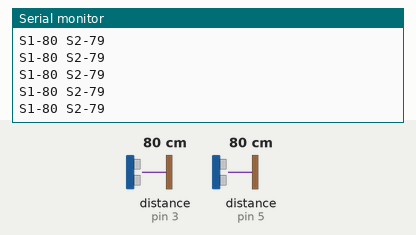
Simulated run of this sketch. Board: Arduino Uno, built with avr-gcc and run on an emulated ATmega328P. Parts: the last lines printed to the serial monitor. Wiring (inferred from the names in the program): ultrasonic range finder: trigger pin 2; echo pin 3; range finder with pulse-width output: data pin 5. Inputs (shaded band) come from the test bench; at power-on: distance to the obstacle (sensors on pin 3, pin 5) 80 cm. The echo pulse lasts 58.3 µs per cm.

Above: at 1.2 s.
1.3 s: distance to the obstacle (sensor on pin 3) set to 2 cm
At 1.7 s:
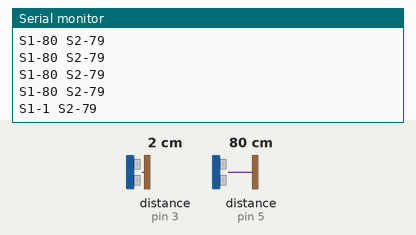
2.8 s: distance to the obstacle (sensor on pin 5) set to 2 cm
At 2.92 s:
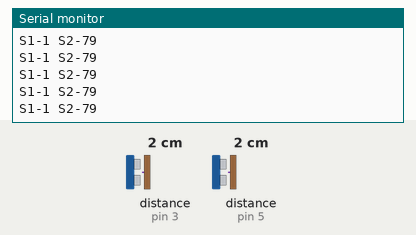
4.3 s: distance to the obstacle (sensor on pin 3) set to 4 cm
At 4.39 s:
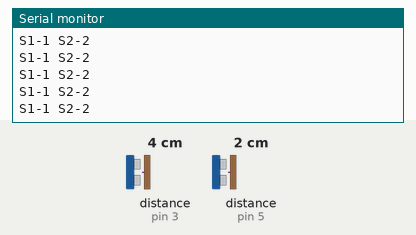
5.8 s: distance to the obstacle (sensor on pin 5) set to 4 cm
At 5.86 s:
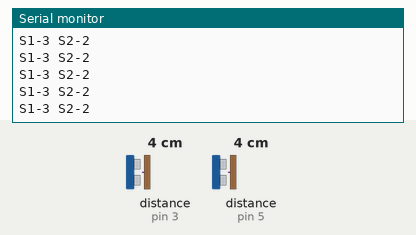
Timing chart, 0 to 8.3 s (numbered marks = the images above; inputs shaded):
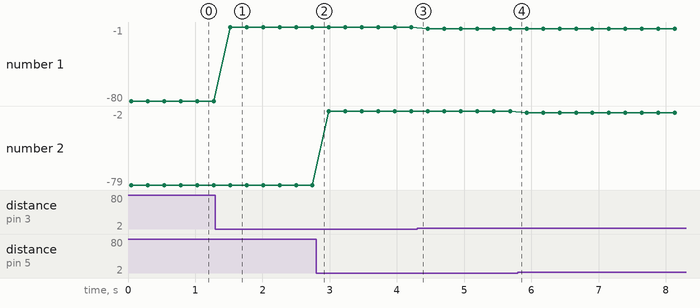

Measured:
- after the input at 1.3 s, the serial monitor: prints a new line after 0.22 s (image 1)
- plotted number 1: -80 → -1 after the input at 1.3 s, -1 → -3 after the input at 4.3 s
- plotted number 2: -79 → -2 after the input at 2.8 s, -2 → -4 after the input at 5.8 s

The sketch:

max_sonar.ino
```cpp
/*
Test code for the Arduino control device
The pwPin's may change depending on the Arduino hardware, and the pins being utilized.
Written by Tom Bonar for testing
Sensors being used for this code are the XL-MaxSonar Sensors from MaxBotix
*/
const int pwPin1 = 3;
const int pwPin2 = 5;
int triggerPin1 = 2;
long sensor1, sensor2, d1, d2;

void setup () {
  Serial.begin(9600);
  pinMode(pwPin1, INPUT);
  pinMode(pwPin2, INPUT);
  pinMode(triggerPin1, OUTPUT);
}

void read_sensor(){
  sensor1 = pulseIn(pwPin1, HIGH); //left sensor
  d1 = sensor1/58; //makes the reported range the distance in centimeters
  delay(10); //helped make the range readings more stable
  sensor2 = pulseIn(pwPin2, HIGH); //right sensor
  d2 = sensor2/58;
}

void start_sensor(){
  digitalWrite(triggerPin1,HIGH);
  delay(1);
  digitalWrite(triggerPin1,LOW);
}

//This section of code is if you want to print the range readings to your computer too remove this from the code put /* before the code section and */ after the code
void printall(){
  Serial.print("S1");
  Serial.print("-");
  Serial.print(d1);
  Serial.print(" ");
  Serial.print("S2");
  Serial.print("-");
  Serial.print(d2);
  Serial.println();
}

void loop () {
  start_sensor();
  read_sensor();
  printall();
  /*if(d1 <=50 && d2<=50)
  {
    Serial.write('d');//turn right
  }
  else if(d1 <=50 && d2>=50)
  {
    Serial.write('a');//turn left
  }
  else if(d1 >=50 && d2<=50)
  {
    Serial.write('d');//turn right
  }
  else if(d1 >=50 && d2>=50)
  {
    Serial.write('w');//go straight
  }*/
  delay(210);  //delay before the void loop starts the section again.  Make this match the refresh rate times how ever many sensors are in the chain.  I typically add 10 to help with any secondary reflections
}
```
